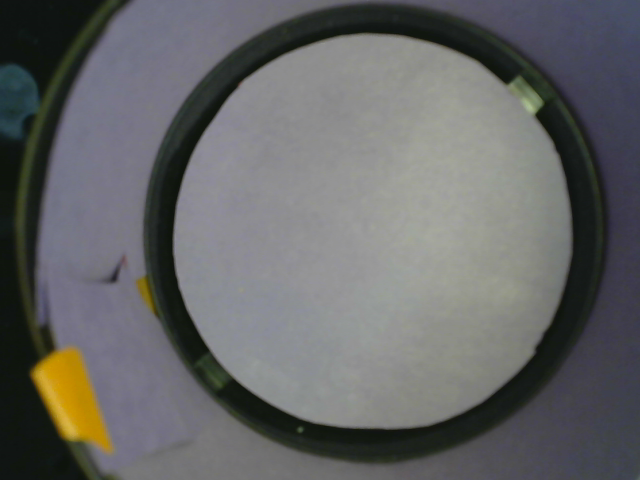
#> input picture background.png, 640 x 480 px
$ python img_proc.py   (older library calls are emulated)
#> lines starting #> are read from the running program, lines starting #| are printed output that depends on the picture; after the words box and inside, x2 and y2 are one past the last pixel; in counts of white or black regions, pixels touching at a corner belong together
import time
import cv2

def take_image():
    cam = cv2.VideoCapture(0)
    ret_val, img = cam.read()
    return img
# [4 lines of commented-out code are left out]

def main():
    background = cv2.imread("background.png",1)
#> background is the input picture: shape (480, 640, 3); mean B, G, R 101.9, 101.7, 100.9
#    cv2.imshow('subtracted image', background)
#    print background.shape
#    cv2.waitKey(0)
    background = cv2.cvtColor(background, cv2.COLOR_BGR2GRAY)
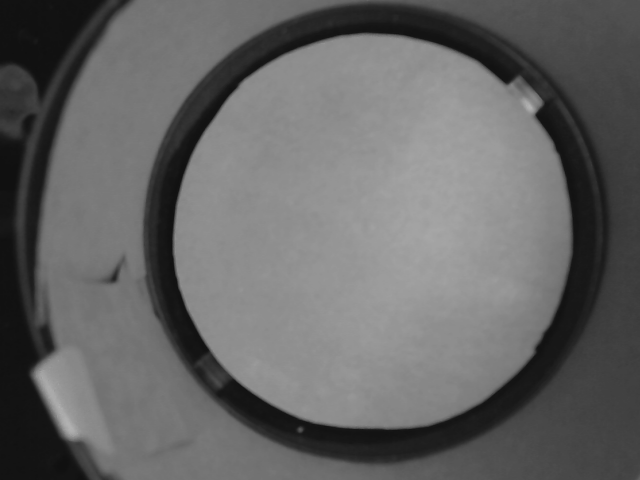
#> background: shape (480, 640); min 16, max 178, mean 101.4
    img = take_image()
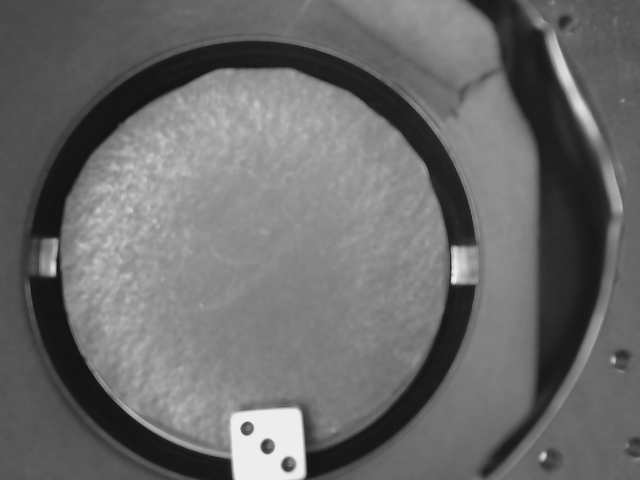
#> input picture raw_img/proc100.png, 640 x 480 px, given in place of the camera
#> in take_image, img is the input picture: shape (480, 640, 3); min 18, max 239, mean 107.1
    img = cv2.cvtColor(img, cv2.COLOR_BGR2GRAY)
#> img: shape (480, 640)
    img_no_bg = cv2.subtract(img, background)
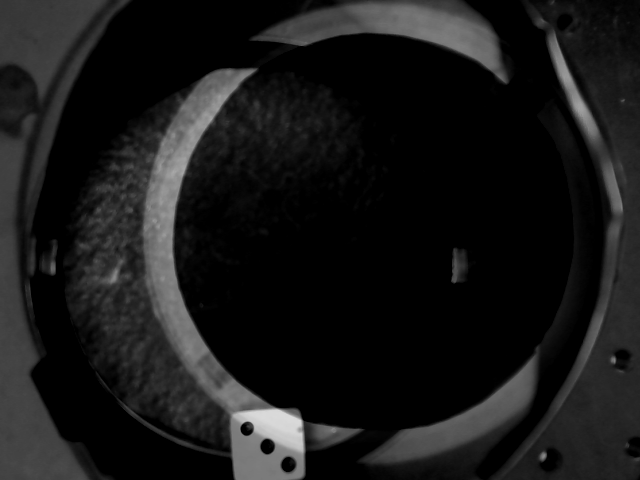
#> img_no_bg: shape (480, 640); min 0, max 218, mean 24.2
#    img_no_bg_inv = cv2.subtract(background, img)
    _,img_bin = cv2.threshold(img_no_bg,20,255,cv2.THRESH_BINARY)
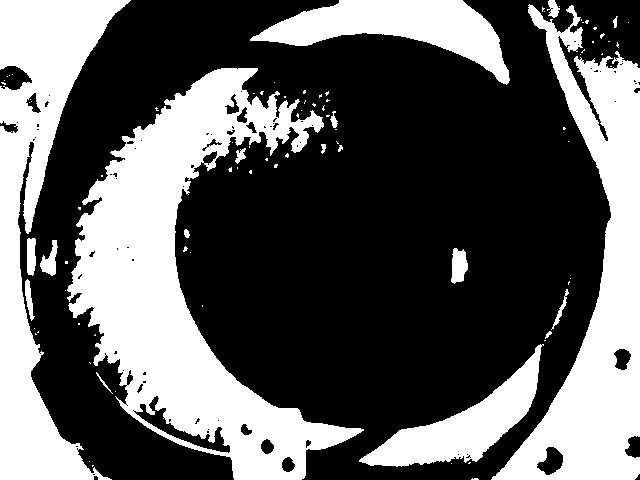
#> img_bin: shape (480, 640); 37.2% white; 92 white regions (73 under 20 px), largest, box (x1, y1, x2, y2) and area: (67, 68, 364, 480) 43812, (491, 4, 640, 480) 27058, (0, 0, 131, 480) 24732
# [7 lines of commented-out code are left out]
    cv2.floodFill(img_bin, None, (0,0), 255)
#    print img_bin
    params = cv2.SimpleBlobDetector_Params()
    params.filterByInertia = True
    params.minInertiaRatio = 0.5

    cv_ver = (cv2.__version__).split('.')
    if int(cv_ver[0]) < 3 :
        detector = cv2.SimpleBlobDetector(params)
    else :
        detector = cv2.SimpleBlobDetector_create(params)


    keypoints = detector.detect(img_bin)
#> keypoints = 2 keypoints; (x, y, size): (288, 464, 14.4), (267, 446, 14.3)
#    print keypoints
    n_dice = len(keypoints)
#> n_dice = 2
    print('You rolled %d'%n_dice)
#| You rolled 2
#    print dir(keypoints)
#    cv2.imshow('subtracted image', img_bin)
    cv2.imshow('image', img_bin)
    cv2.waitKey(0)

if __name__ == '__main__':
    main()
